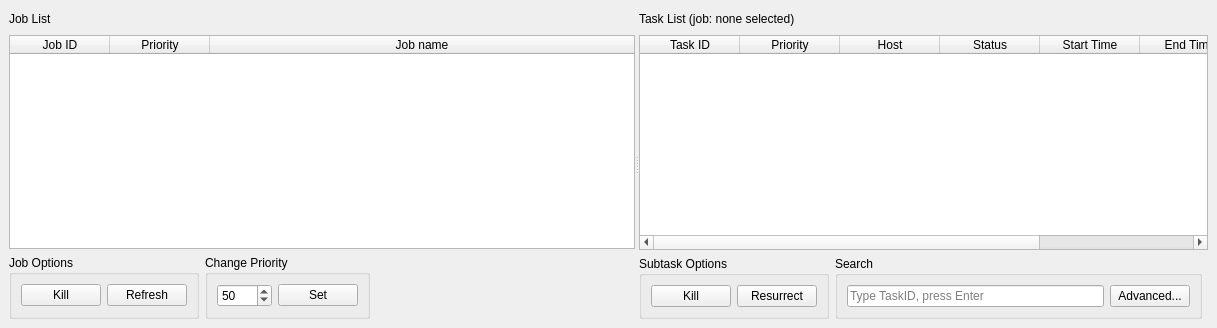
<?xml version="1.0" encoding="UTF-8"?>
<ui version="4.0">
 <class>MainWindow</class>
 <widget class="QMainWindow" name="MainWindow">
  <property name="geometry">
   <rect>
    <x>0</x>
    <y>0</y>
    <width>1217</width>
    <height>328</height>
   </rect>
  </property>
  <property name="windowTitle">
   <string>MainWindow</string>
  </property>
  <widget class="QWidget" name="centralwidget">
   <layout class="QGridLayout" name="gridLayout_3">
    <item row="0" column="0">
     <widget class="QSplitter" name="splitter">
      <property name="orientation">
       <enum>Qt::Horizontal</enum>
      </property>
      <widget class="QWidget" name="layoutWidget">
       <layout class="QGridLayout" name="gridLayout">
        <item row="1" column="0" colspan="7">
         <widget class="QTableWidget" name="jobTable">
          <property name="editTriggers">
           <set>QAbstractItemView::NoEditTriggers</set>
          </property>
          <property name="sortingEnabled">
           <bool>true</bool>
          </property>
          <attribute name="horizontalHeaderVisible">
           <bool>true</bool>
          </attribute>
          <attribute name="horizontalHeaderStretchLastSection">
           <bool>true</bool>
          </attribute>
          <attribute name="verticalHeaderVisible">
           <bool>false</bool>
          </attribute>
          <column>
           <property name="text">
            <string>Job ID</string>
           </property>
          </column>
          <column>
           <property name="text">
            <string>Priority</string>
           </property>
          </column>
          <column>
           <property name="text">
            <string>Job name</string>
           </property>
          </column>
         </widget>
        </item>
        <item row="0" column="1" colspan="6">
         <spacer name="horizontalSpacer">
          <property name="orientation">
           <enum>Qt::Horizontal</enum>
          </property>
          <property name="sizeHint" stdset="0">
           <size>
            <width>40</width>
            <height>20</height>
           </size>
          </property>
         </spacer>
        </item>
        <item row="0" column="0">
         <widget class="QLabel" name="jobTableLabel">
          <property name="text">
           <string>Job List</string>
          </property>
          <property name="buddy">
           <cstring>jobTable</cstring>
          </property>
         </widget>
        </item>
        <item row="2" column="0" colspan="2">
         <widget class="QGroupBox" name="groupBox_2">
          <property name="minimumSize">
           <size>
            <width>0</width>
            <height>0</height>
           </size>
          </property>
          <property name="title">
           <string>Job Options</string>
          </property>
          <layout class="QGridLayout" name="gridLayout_5">
           <item row="1" column="0">
            <widget class="QPushButton" name="killJobButton">
             <property name="text">
              <string>Kill</string>
             </property>
            </widget>
           </item>
           <item row="1" column="1">
            <widget class="QPushButton" name="refreshButton">
             <property name="text">
              <string>Refresh</string>
             </property>
            </widget>
           </item>
          </layout>
         </widget>
        </item>
        <item row="2" column="2" colspan="2">
         <widget class="QGroupBox" name="groupBox_4">
          <property name="title">
           <string>Change Priority</string>
          </property>
          <property name="alignment">
           <set>Qt::AlignLeading|Qt::AlignLeft|Qt::AlignTop</set>
          </property>
          <layout class="QGridLayout" name="gridLayout_7">
           <item row="1" column="1">
            <widget class="QPushButton" name="prioritySetButton">
             <property name="text">
              <string>Set</string>
             </property>
            </widget>
           </item>
           <item row="1" column="0">
            <widget class="QSpinBox" name="prioritySpinBox">
             <property name="maximum">
              <number>999</number>
             </property>
             <property name="value">
              <number>50</number>
             </property>
            </widget>
           </item>
          </layout>
         </widget>
        </item>
       </layout>
      </widget>
      <widget class="QWidget" name="layoutWidget">
       <layout class="QGridLayout" name="gridLayout_2">
        <item row="2" column="0" colspan="2">
         <widget class="QGroupBox" name="groupBox">
          <property name="minimumSize">
           <size>
            <width>0</width>
            <height>28</height>
           </size>
          </property>
          <property name="title">
           <string>Subtask Options</string>
          </property>
          <layout class="QGridLayout" name="gridLayout_4">
           <item row="1" column="0">
            <widget class="QPushButton" name="killTaskButton">
             <property name="text">
              <string>Kill</string>
             </property>
            </widget>
           </item>
           <item row="1" column="1">
            <widget class="QPushButton" name="resurrectTaskButton">
             <property name="text">
              <string>Resurrect</string>
             </property>
            </widget>
           </item>
          </layout>
         </widget>
        </item>
        <item row="0" column="2">
         <spacer name="horizontalSpacer_3">
          <property name="orientation">
           <enum>Qt::Horizontal</enum>
          </property>
          <property name="sizeHint" stdset="0">
           <size>
            <width>40</width>
            <height>20</height>
           </size>
          </property>
         </spacer>
        </item>
        <item row="1" column="0" colspan="4">
         <widget class="QTableWidget" name="taskTable">
          <property name="enabled">
           <bool>true</bool>
          </property>
          <property name="editTriggers">
           <set>QAbstractItemView::NoEditTriggers</set>
          </property>
          <property name="gridStyle">
           <enum>Qt::SolidLine</enum>
          </property>
          <property name="sortingEnabled">
           <bool>true</bool>
          </property>
          <attribute name="verticalHeaderVisible">
           <bool>false</bool>
          </attribute>
          <column>
           <property name="text">
            <string>Task ID</string>
           </property>
          </column>
          <column>
           <property name="text">
            <string>Priority</string>
           </property>
          </column>
          <column>
           <property name="text">
            <string>Host</string>
           </property>
          </column>
          <column>
           <property name="text">
            <string>Status</string>
           </property>
          </column>
          <column>
           <property name="text">
            <string>Start Time</string>
           </property>
          </column>
          <column>
           <property name="text">
            <string>End Time</string>
           </property>
          </column>
          <column>
           <property name="text">
            <string>Duration</string>
           </property>
          </column>
         </widget>
        </item>
        <item row="0" column="0" colspan="2">
         <widget class="QLabel" name="taskTableLabel">
          <property name="text">
           <string>Task List (job: none selected)</string>
          </property>
          <property name="buddy">
           <cstring>jobTable</cstring>
          </property>
         </widget>
        </item>
        <item row="2" column="2">
         <widget class="QGroupBox" name="groupBox_3">
          <property name="title">
           <string>Search</string>
          </property>
          <layout class="QGridLayout" name="gridLayout_6">
           <item row="0" column="0">
            <widget class="QLineEdit" name="taskIDLineEdit">
             <property name="placeholderText">
              <string>Type TaskID, press Enter</string>
             </property>
            </widget>
           </item>
           <item row="0" column="1">
            <widget class="QPushButton" name="advancedSearchButton">
             <property name="text">
              <string>Advanced...</string>
             </property>
            </widget>
           </item>
          </layout>
         </widget>
        </item>
       </layout>
      </widget>
     </widget>
    </item>
   </layout>
  </widget>
 </widget>
 <resources/>
 <connections/>
</ui>
